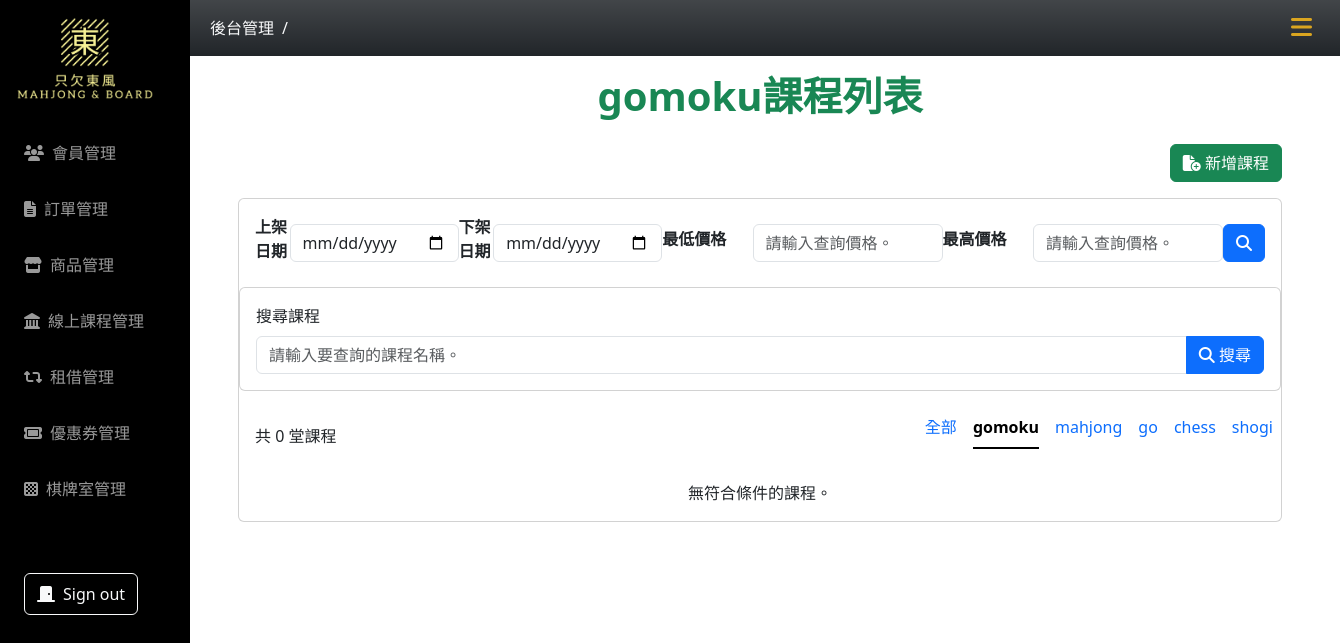
/mjphp/course-list.php?page=1&category=1, run on the app's committed database.
### tables this page shows
CREATE TABLE `course_category` (
  `id` int(11) NOT NULL,
  `course_id` int(11) NOT NULL,
  `name` varchar(50) NOT NULL
);

### mjphp/nav_mj.php (the view, shortened to what this page needs)
<ul class="nav nav-underline mb-3 cateHover">
    <li class="nav-item">
        <a class="nav-link
        <?php
        if (!isset($_GET["category"])) echo "active";
        ?>" href="course-list.php">全部</a>
    </li>
    <?php foreach ($cateRows as $course_category) : ?>
        <li class="nav-item">
            <a class="nav-link
            <?php
            if (isset($_GET["category"]) &&  $_GET["category"]  == $course_category["id"]) echo "active";
            ?>" href="course-list.php?page=1&category=<?= $course_category["id"] ?>"><?= $course_category["name"] ?></a>
        </li>
    <?php endforeach; ?>
</ul>

### css-mahjong.php (style rules this page uses)
:root { --aside-width: 190px; --header-nav-height: 56px; }

### data on the page
course_category: name "gomoku"
course_category: name "mahjong"
course_category: name "go"
course_category: name "chess"
course_category: name "shogi"

### other printed values
$pageTitle "gomoku課程列表"
$allCourseCount "0"
